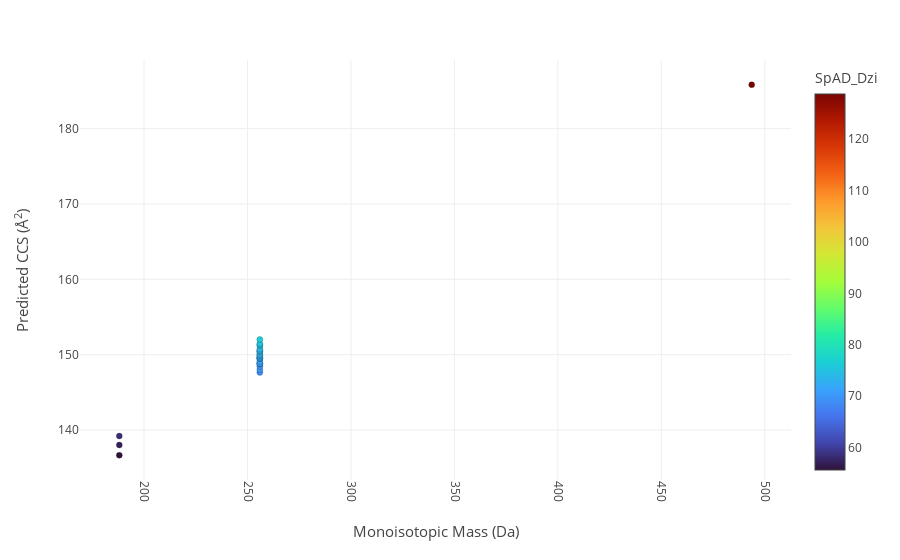

The notebook cell this image was saved under:
### Code cell
import plotly.express as px
high = 275
low = 250
figb = px.scatter(x=x, 
                  y=y, 
                  color_continuous_scale='Turbo', 
                  color = color, template = 'none')
    
figb.update_coloraxes(colorbar_title='SpAD_Dzi')

figb.update_xaxes(
        tickangle = 90,
        title_text = "Monoisotopic Mass (Da)",
        title_font = {"size": 15},
        title_standoff = 25)

figb.update_yaxes(
        title_text = "Predicted CCS (<span>&#8491;</span><sup>2</sup>)",
        title_font = {"size": 15},
        title_standoff = 25)


figb.update_traces(marker=dict(size=6,
                              line=dict(width=0.2,
                                        color='Black')),
                  selector=dict(mode='markers'))



figb.show()

### Figure 1 — Plotly figure (JSON) as saved in the notebook; plotly's stock layout.template omitted (floating-point values rounded to 4 significant figures)
{"data": [{"hovertemplate": "x=%{x}<br>y=%{y}<br>color=%{marker.color}<extra></extra>", "legendgroup": "", "marker": {"color": [55.63, 56.98, 58.5, 69.13, 69.82, 70.26, 71.11, 70.7, 70.73, 70.97, 71.8, 72.22, 72.02, 71.83, 71.83, 72.46, 72.3, 72.9, 73.08, 73.59, 73.57, 73.39, 74.05, 74.64, 75.32, 75.15, 76.38, 128.8], "coloraxis": "coloraxis", "line": {"color": "Black", "width": 0.2}, "size": 6, "symbol": "circle"}, "mode": "markers", "name": "", "orientation": "v", "showlegend": false, "type": "scatter", "x": [188.0, 188.0, 188.0, 256.0, 256.0, 256.0, 256.0, 256.0, 256.0, 256.0, 256.0, 256.0, 256.0, 256.0, 256.0, 256.0, 256.0, 256.0, 256.0, 256.0, 256.0, 256.0, 256.0, 256.0, 256.0, 256.0, 256.0, 493.7], "xaxis": "x", "y": [136.6, 138.0, 139.2, 147.6, 148.0, 148.4, 148.8, 148.8, 148.8, 148.8, 149.1, 149.5, 149.5, 149.5, 149.6, 149.7, 149.8, 149.9, 150.1, 150.4, 150.5, 150.6, 150.7, 151.2, 151.3, 151.4, 152.0, 185.8], "yaxis": "y"}], "layout": {"coloraxis": {"colorbar": {"title": {"text": "SpAD_Dzi"}}, "colorscale": [[0, "#30123b"], [0.07143, "#4145ab"], [0.1429, "#4675ed"], [0.2143, "#39a2fc"], [0.2857, "#1bcfd4"], [0.3571, "#24eca6"], [0.4286, "#61fc6c"], [0.5, "#a4fc3b"], [0.5714, "#d1e834"], [0.6429, "#f3c63a"], [0.7143, "#fe9b2d"], [0.7857, "#f36315"], [0.8571, "#d93806"], [0.9286, "#b11901"], [1, "#7a0402"]]}, "legend": {"tracegroupgap": 0}, "margin": {"t": 60}, "xaxis": {"anchor": "y", "domain": [0, 1], "tickangle": 90, "title": {"font": {"size": 15}, "standoff": 25, "text": "Monoisotopic Mass (Da)"}}, "yaxis": {"anchor": "x", "domain": [0, 1], "title": {"font": {"size": 15}, "standoff": 25, "text": "Predicted CCS (<span>&#8491;</span><sup>2</sup>)"}}}}
